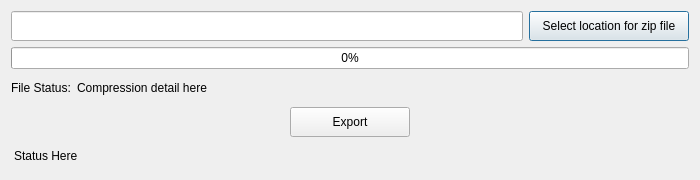
<?xml version="1.0" encoding="UTF-8"?>
<ui version="4.0">
 <class>DialogExport</class>
 <widget class="QDialog" name="DialogExport">
  <property name="geometry">
   <rect>
    <x>0</x>
    <y>0</y>
    <width>700</width>
    <height>180</height>
   </rect>
  </property>
  <property name="minimumSize">
   <size>
    <width>0</width>
    <height>180</height>
   </size>
  </property>
  <property name="maximumSize">
   <size>
    <width>16777215</width>
    <height>180</height>
   </size>
  </property>
  <property name="windowTitle">
   <string>Zip Exporter</string>
  </property>
  <layout class="QVBoxLayout" name="verticalLayout">
   <item>
    <layout class="QHBoxLayout" name="horizontalLayout">
     <item>
      <widget class="QLineEdit" name="lineEdit">
       <property name="minimumSize">
        <size>
         <width>0</width>
         <height>30</height>
        </size>
       </property>
       <property name="font">
        <font>
         <bold>true</bold>
        </font>
       </property>
       <property name="readOnly">
        <bool>true</bool>
       </property>
      </widget>
     </item>
     <item>
      <widget class="QPushButton" name="buttonSelectLocation">
       <property name="minimumSize">
        <size>
         <width>160</width>
         <height>30</height>
        </size>
       </property>
       <property name="text">
        <string>Select location for zip file</string>
       </property>
      </widget>
     </item>
    </layout>
   </item>
   <item>
    <widget class="QProgressBar" name="progressBar">
     <property name="value">
      <number>0</number>
     </property>
     <property name="alignment">
      <set>Qt::AlignCenter</set>
     </property>
     <property name="orientation">
      <enum>Qt::Horizontal</enum>
     </property>
    </widget>
   </item>
   <item>
    <layout class="QHBoxLayout" name="horizontalLayout_2" stretch="0,2">
     <item>
      <widget class="QLabel" name="labelFileStatus">
       <property name="text">
        <string>File Status:</string>
       </property>
      </widget>
     </item>
     <item>
      <widget class="QLabel" name="labelFilePath">
       <property name="text">
        <string>Compression detail here</string>
       </property>
      </widget>
     </item>
    </layout>
   </item>
   <item>
    <layout class="QHBoxLayout" name="horizontalLayout_3">
     <item>
      <spacer name="horizontalSpacer_2">
       <property name="orientation">
        <enum>Qt::Horizontal</enum>
       </property>
       <property name="sizeHint" stdset="0">
        <size>
         <width>40</width>
         <height>20</height>
        </size>
       </property>
      </spacer>
     </item>
     <item>
      <widget class="QPushButton" name="buttonExport">
       <property name="minimumSize">
        <size>
         <width>120</width>
         <height>30</height>
        </size>
       </property>
       <property name="text">
        <string>Export</string>
       </property>
      </widget>
     </item>
     <item>
      <spacer name="horizontalSpacer">
       <property name="orientation">
        <enum>Qt::Horizontal</enum>
       </property>
       <property name="sizeHint" stdset="0">
        <size>
         <width>40</width>
         <height>20</height>
        </size>
       </property>
      </spacer>
     </item>
    </layout>
   </item>
   <item>
    <widget class="QLabel" name="labelStatus">
     <property name="styleSheet">
      <string notr="true">QLabel
 {
padding:  5px 5px 5px 0px;
}</string>
     </property>
     <property name="text">
      <string>Status Here</string>
     </property>
    </widget>
   </item>
  </layout>
 </widget>
 <resources/>
 <connections/>
</ui>
